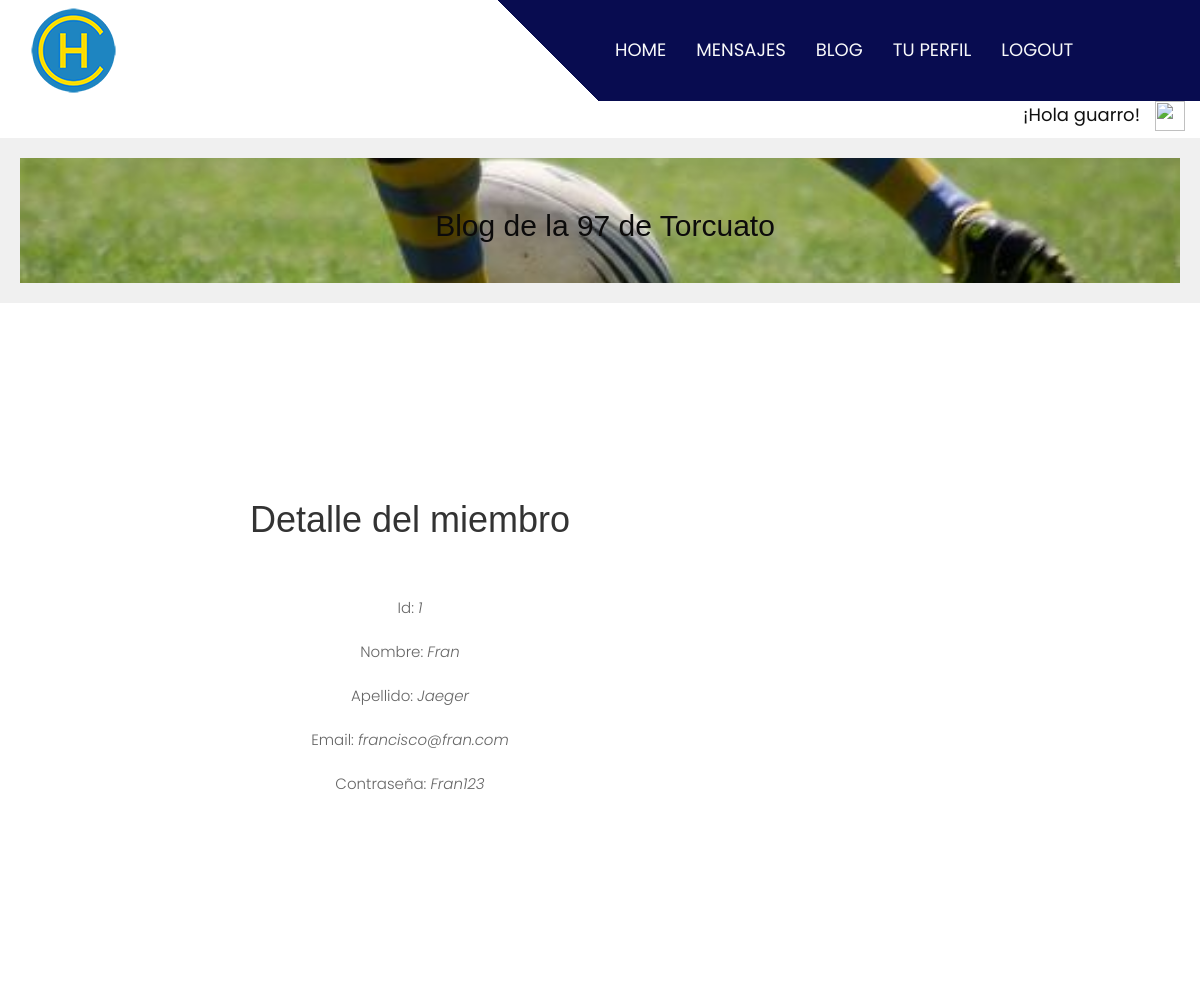
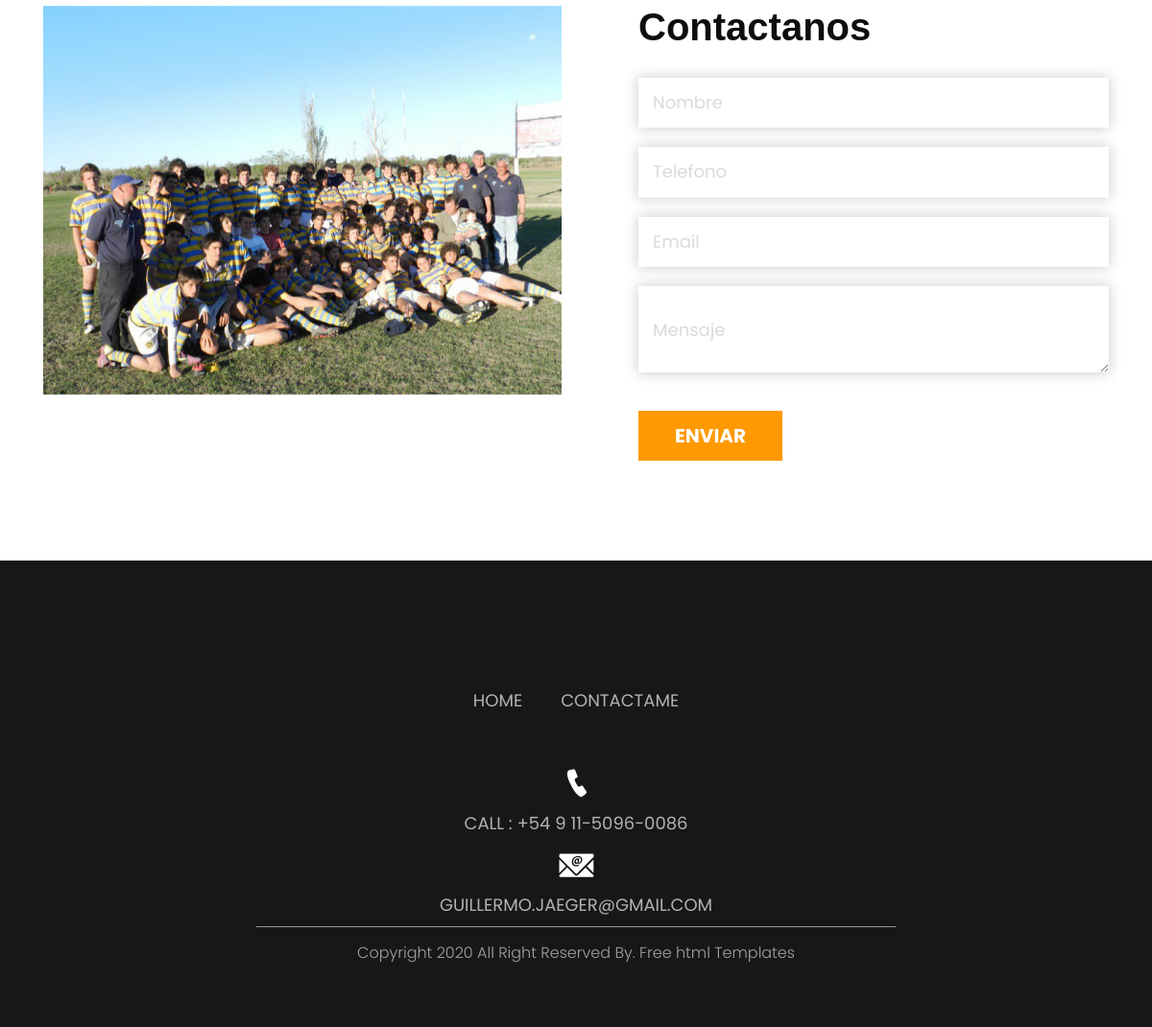
The app's page /miembro/1 (signed in) with its own data (2 pictures, top to bottom).
### Miembros/models.py (models this page shows, shortened)
class Miembro(models.Model):
    nickname=models.CharField(max_length=40,null=False,default="")
    nombre=models.CharField(max_length=40,null=False,default="")
    apellido=models.CharField(max_length=40,null=False,default="")
    contraseña=models.CharField(max_length=40)
    email=models.EmailField(max_length=40,null=True,default="")

### Miembros/views.py (the view)
# urls.py: path("miembro/<pk>",MiembroDetalle.as_view(),name="miembrodetalle"),
class MiembroDetalle(LoginRequiredMixin,DetailView):
    model = Miembro
    template_name = 'Miembros/miembrodetalle.html'

### templates/Miembros/miembrodetalle.html (shortened to what this page needs)
{% extends "padre.html" %}
{% load static % }
{% block contenido %}
<br>
<br>
<div class="container text-center">
    <h1>Detalle del miembro</h1>
</div>
<br>
<div class="container text-center">
    <div class="row">
            <div class="col-sm-12 align-items-center">
                    <p>Id: <i> {{ miembro.id }}</i></p>
                    <p>Nombre: <i> {{ miembro.nombre }}</i></p>
                    <p>Apellido: <i> {{ miembro.apellido }}</i></p>
                    <p>Email: <i> {{ miembro.email }}</i></p>
                    <p>Contraseña: <i> {{ miembro.contraseña }}</i></p>
            </div>
            <br>
            <br>
                </div>
            </div>
            <br>
    </div>
</div>

### templates/padre.html (shortened to what this page needs)
<!DOCTYPE html>
<html lang="en">
   <head>
      {% load static %}
      <!DOCTYPE html>
      <link rel="stylesheet" type="text/css" href="{% static 'css/bootstrap.min.css' %}">
      <link rel="stylesheet" type="text/css" href="{% static 'css/style.css' %}">
      <link rel="stylesheet" href="{% static 'css/responsive.css' %}">
      <link rel="stylesheet" href="css/jquery.mCustomScrollbar.min.css">
      <link rel="stylesheet" href="https://netdna.bootstrapcdn.com/font-awesome/4.0.3/css/font-awesome.css">
      <link rel="stylesheet" href="{% static 'css/owl.carousel.min.css' %}">
      <link rel="stylesheet" href="https://cdnjs.cloudflare.com/ajax/libs/fancybox/2.1.5/jquery.fancybox.min.css" media="screen">
   </head>
   <body>
      <div class="header_section">
         <div class="container-fluid header_main">
            <nav class="navbar navbar-expand-lg navbar-light bg-light">
               <a class="logo" href="{% url 'inicio' %}"><img src="{% static 'images/logo.png' %}"></a>
               <div class="collapse navbar-collapse" id="navbarSupportedContent">
                  <ul class="navbar-nav mr-auto">
                     {% if user.is_authenticated %}
                     <li class="nav-item">
                        <a class="nav-link" href="{% url 'inicio' %}">Home</a>
                     </li>
                     <li class="nav-item">
                        <a class="nav-link" href="{% url 'Mensajes:ver_mensajes' %}">Mensajes</a>
                     </li>
                     <li class="nav-item">
                        <a class="nav-link" href="{% url 'Entradas:entradalista' %}">Blog</a>
                     </li>
                     <li class="nav-item">
                        <a class="nav-link" href="{% url 'usuarioeditar' %}">Tu Perfil</a>
                     </li>
                     <li class="nav-item">
                        <a class="nav-link" href="{% url 'logout' %}">logout</a>
                     </li>
                     {% endif %}
                  </ul>
               </div>
            </nav>
         </div>
</head>
<div style="display: flex; justify-content: flex-end;">
   <div style="flex: 1; text-align: right; max-width: 94%;">
      <h3>¡Hola {{ user.username }}!</h3>
   </div>
   <div style="flex: 2; text-align: center; max-width: 5%;">
       <img src="{{ avatar }}" alt="" style="width: 30px; height: 30px;">
   </div>
</div>
         <header>
            <div class="foto">  <p>Blog de la 97 de Torcuato</p>    </div>
         </header>
   <div style="text-align: center; margin-bottom: 5px;">
      <br>
          <h2 class="most_text">{% block titulo %}    {% endblock %}</h2>
  </div>
      </div>
<div class="about_section layout_padding">
   <div class="container">
      <div class="row">
         <div class="col-lg-8 col-sm-12">
            {% block contenido %}
            {% endblock %}
         </div>
         <div class="col-lg-4 col-sm-12">
         </div>
      </div>
      <div class="contact_section layout_padding">
         <div class="container">
            <div class="row">
               <div class="col-md-6">
                  <div id="carouselExampleIndicators" class="carousel slide" data-ride="carousel">
                     <div class="carousel-inner">
                        <div class="carousel-item active">
                           <div class="contact_img"></div>
                        </div>
                     </div>
                  </div>
               </div>
               <div class="col-md-6">
                  <div class="mail_section">
                     <h1 class="contact_taital">Contactanos</h1>
                     <input type="" class="email_text" placeholder="Nombre" name="Name">
                     <input type="" class="email_text" placeholder="Telefono" name="Phone">
                     <input type="" class="email_text" placeholder="Email" name="Email">
                     <textarea class="massage_text" placeholder="Mensaje" rows="5" id="comment" name="Message"></textarea>
                     <div class="send_bt"><a href="#">enviar</a></div>
                  </div>
               </div>
            </div>
         </div>
      </div>
      <div class="footer_section layout_padding">
         <div class="container">
            <div class="footer_logo"><a href="{% url 'inicio' %}">
            <div class="footer_menu">
               <ul>
                  <li><a href="{% url 'inicio' %}">Home</a></li>
                  <li><a href="contact.html">Contactame</a></li>
               </ul>
            </div>
            <div class="contact_menu">
               <ul>
                  <li><a href="#"><img src="{% static 'images/call-icon.png' %}"></a></li>
                  <li><a href="#">Call : +54 9 11-5096-0086</a></li>
                  <li><a href="#"><img src="{% static 'images/mail-icon.png' %}"></a></li>
                  <li><a href="#">guillermo.jaeger@gmail.com</a></li>
               </ul>
            </div>
         </div>
      </div>
      <div class="copyright_section">
         <div class="container">
            <p class="copyright_text">Copyright 2020 All Right Reserved By.<a href="https://html.design"> Free  html Templates</a></p>
         </div>
      </div>
   </body>
</html>

### static/css/style.css (style rules this page uses)
* { box-sizing: border-box !important; transition: ease all 0.5s; }
html { scroll-behavior: smooth; }
body { color: #666666; font-size: 14px; font-family: Poppins; line-height: 1.80857; font-weight: normal; overflow-x: hidden; }
a { color: #1f1f1f; text-decoration: none !important; outline: none !important; -webkit-transition: all .3s ease-in-out; -moz-transition: all .3s ease-in-out; -ms-transition: all .3s ease-in-out; -o-transition: all .3s ease-in-out; transition: all .3s ease-in-out; }
h1, h2, h3, h4, h5, h6 { letter-spacing: 0; font-weight: normal; position: relative; padding: 0 0 10px 0; font-weight: normal; line-height: normal; color: #111111; margin: 0 }
h1 { font-size: 24px }
h2 { font-size: 22px }
h3 { font-size: 18px }
*, *::after, *::before { -webkit-box-sizing: border-box; -moz-box-sizing: border-box; box-sizing: border-box; }
ul, li, ol { margin: 0px; padding: 0px; list-style: none; }
p { margin: 20px; font-weight: 300; font-size: 15px; line-height: 24px; }
a { color: #222222; text-decoration: none; outline: none !important; }
a, .btn { text-decoration: none !important; outline: none !important; -webkit-transition: all .3s ease-in-out; -moz-transition: all .3s ease-in-out; -ms-transition: all .3s ease-in-out; -o-transition: all .3s ease-in-out; transition: all .3s ease-in-out; }
img { max-width: 100%; height: auto; }
.layout_padding { padding-top: 90px; padding-bottom: 0px; }
.bg-light { background-color: transparent!important; }
.header_section { background-image: url(../images/banner-bg.png); height: auto; background-size: 100%; width: 100%; float: left; height: auto; background-size: 100%; background-repeat: no-repeat; }
.header_main { background: linear-gradient(45deg, transparent 46%, #080c50 46%); }
.logo { width: 50%; float: left; }
.navbar-expand-lg .navbar-nav .nav-link { padding-right: 15px; padding-left: 15px; font-size: 18px; color: #f8f9fa; text-transform: uppercase; }
.about_section { width: 100%; float: left; padding-top: 90px; }
.most_text { width: 100%; float: left; font-size: 32px; color: #1a1a1a; padding-top: 20px; font-weight: bold; }
.contact_section { width: 100%; float: left; padding-bottom: 90px; padding-top: 170px; }
.contact_img { width: 100%; float: left; background-image: url(../images/contact-img.png); height: 488px; background-size: contain; background-repeat: no-repeat; }
.contact_taital { width: 100%; float: left; font-size: 40px; color: #0e0e0e; font-weight: bold; }
.mail_section { width: 100%; float: left; padding-left: 50px; }
.email_text { width: 100%; float: left; font-size: 18px; color: #dadada; background-color: #ffffff; border: 0px; padding: 10px 15px 10px 15px; height: auto; box-shadow: 0px 0px 13px 1px rgba(0,0,0,0.19); margin-top: 20px; }
input.email_text::placeholder { color: #dadada; }
.massage_text { width: 100%; float: left; font-size: 18px; color: #dadada; background-color: #ffffff; border: 0px; height: 90px; box-shadow: 0px 0px 13px 1px rgba(0,0,0,0.19); margin-top: 20px; padding: 30px 15px 10px 15px; }
textarea#comment::placeholder { color: #dadada; }
.send_bt { width: 150px; float: left; margin-top: 40px; }
.send_bt a { width: 100%; float: left; font-size: 20px; color: #ffffff; text-align: center; background-color: #fe9901; padding: 8px 5px; text-transform: uppercase; font-weight: bold; }
.footer_section { width: 100%; float: left; background-color: #171717; height: auto; padding-bottom: 50px; }
.footer_logo { width: 100%; float: left; text-align: center; }
.footer_menu { width: 100%; float: left; text-align: center; padding-top: 40px; }
.footer_menu ul { margin: 0px; padding: 0px; display: inline-block; text-align: center; }
.footer_menu li { float: left; font-size: 18px; color: #b3b3b3; padding: 0px 20px; text-transform: uppercase; }
.footer_menu li a { color: #b3b3b3; }
.contact_menu { width: 100%; float: left; text-align: center; padding-top: 40px; }
.contact_menu ul { margin: 0px; padding: 0px; display: inline-block; text-align: center; }
.contact_menu li { float: initial; font-size: 18px; color: #b3b3b3; padding: 5px 20px; text-transform: uppercase; text-align: center; }
.contact_menu li a { color: #b3b3b3; }
.copyright_section { width: 100%; float: left; background-color: #171717; height: auto; }
.copyright_text { width: 60%; margin: 0 auto; font-size: 16px; text-align: center; color: #a3a3a3; border-top: 1px solid #969696; padding: 15px 0px; }
.copyright_text a { color: #a3a3a3; }

### records on screen
Miembro: id "1", nombre "Fran", apellido "Jaeger", email "francisco@fran.com", contraseña "Fran123"

### other values on screen
{{ user.username }} "guarro"
